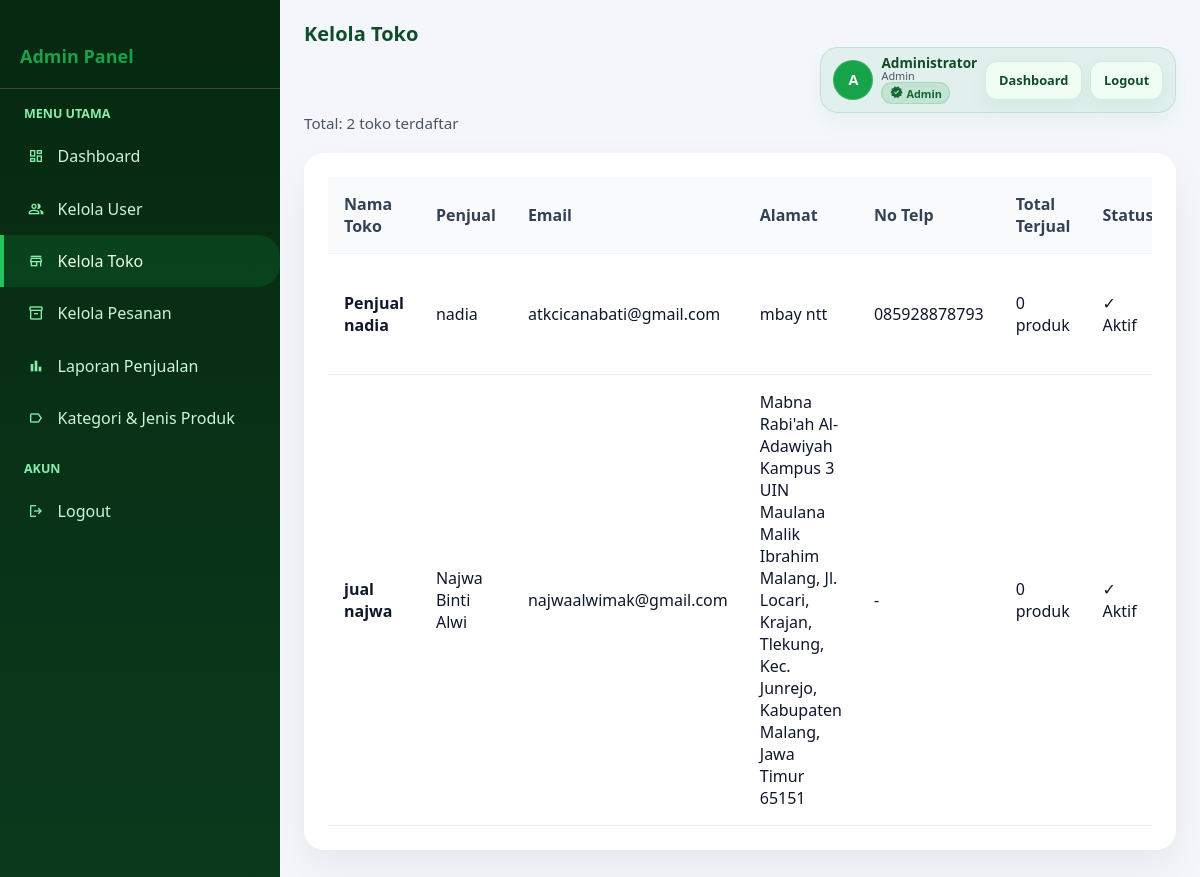
Screenshot of /admin/toko.php (signed in) with the database file from the repository.
### tables this page shows
CREATE TABLE `toko` (
  `id` int(10) UNSIGNED NOT NULL,
  `user_id` int(10) UNSIGNED NOT NULL,
  `nama_toko` varchar(150) NOT NULL,
  `deskripsi` text DEFAULT NULL,
  `foto_toko` varchar(255) DEFAULT NULL,
  `bank_nama` varchar(100) DEFAULT NULL,
  `no_rekening` varchar(50) DEFAULT NULL,
  `nama_rekening` varchar(150) DEFAULT NULL,
  `total_terjual` int(10) UNSIGNED NOT NULL DEFAULT 0,
  `is_active` tinyint(1) NOT NULL DEFAULT 1,
  `created_at` datetime NOT NULL DEFAULT current_timestamp(),
  `updated_at` datetime NOT NULL DEFAULT current_timestamp() ON UPDATE current_timestamp()
);

CREATE TABLE `users` (
  `id` int(10) UNSIGNED NOT NULL,
  `nama` varchar(150) NOT NULL,
  `angkatan` varchar(30) NOT NULL COMMENT 'Contoh: 2020, 2021, Alumni',
  `jenis_keanggotaan` enum('penjual','bukan_penjual') NOT NULL,
  `alamat` text NOT NULL,
  `no_telp` varchar(30) DEFAULT NULL COMMENT 'Nomor telepon pengguna',
  `email` varchar(150) NOT NULL,
  `password` varchar(255) NOT NULL COMMENT 'Bcrypt hash',
  `role` enum('admin','penjual','pembeli') NOT NULL DEFAULT 'pembeli',
  `is_active` tinyint(1) NOT NULL DEFAULT 1,
  `created_at` datetime NOT NULL DEFAULT current_timestamp(),
  `updated_at` datetime NOT NULL DEFAULT current_timestamp() ON UPDATE current_timestamp()
);

### admin/toko.php (the view, shortened to what this page needs)
<?php
include '../Koneksi.php';
$query = "
    SELECT t.*, u.nama as penjual, u.email, u.alamat, u.no_telp, u.angkatan
    FROM toko t
    JOIN users u ON t.user_id = u.id
    ORDER BY t.created_at DESC
";
$toko = mysqli_query($koneksi, $query);
$total = mysqli_num_rows($toko);
?>
<!DOCTYPE html>
<html>
<head>
    <link rel="stylesheet" href="../admin/Style.css">
</head>
<body>
<div class="wrapper">
    <div class="sidebar">
        <div style="padding: 20px; border-bottom: 1px solid #444;">
            <h3 style="color: #16a34a; font-size: 18px;">Admin Panel</h3>
        </div>
        <ul class="sidebar-menu">
            <li class="sidebar-title">Menu Utama</li>
            <li><a href="index.php"><span class="material-symbols-outlined icon">dashboard</span> Dashboard</a></li>
            <li><a href="users.php"><span class="material-symbols-outlined icon">people</span> Kelola User</a></li>
            <li><a href="toko.php" class="active"><span class="material-symbols-outlined icon">store</span> Kelola Toko</a></li>
            <li><a href="pesanan.php"><span class="material-symbols-outlined icon">inventory_2</span> Kelola Pesanan</a></li>
            <li><a href="laporan_penjualan.php"><span class="material-symbols-outlined icon">bar_chart</span> Laporan Penjualan</a></li>
            <li><a href="kelola_kategori.php"><span class="material-symbols-outlined icon">label</span> Kategori & Jenis Produk</a></li>
            <li class="sidebar-title">Akun</li>
            <li><a href="../auth/logout.php"><span class="material-symbols-outlined icon">logout</span> Logout</a></li>
        </ul>
    </div>
    <div class="main-content">
        <div class="navbar">
            <div class="navbar-brand">Kelola Toko</div>
            <div class="navbar-right">
                <div class="navbar-user">
                    <div class="avatar">
                        <?php if (!empty($_SESSION['avatar']) && file_exists(__DIR__ . '/../uploads/' . $_SESSION['avatar'])): ?>
                            <img src="../uploads/<?php echo htmlspecialchars($_SESSION['avatar']); ?>" alt="avatar">
                        <?php else: ?>
                            <span class="avatar-initials"><?php echo strtoupper(substr(trim($_SESSION['nama'] ?? 'A'),0,1)); ?></span>
                        <?php endif; ?>
                    </div>
                    <div class="user-info">
                        <div class="user-name"><?php echo htmlspecialchars($_SESSION['nama'] ?? 'Admin'); ?></div>
                        <div class="user-role"><span class="badge <?php echo 'badge-' . (strtolower($_SESSION['role'] ?? 'admin')); ?>"><?php echo htmlspecialchars(ucfirst($_SESSION['role'] ?? 'Admin')); ?></span></div>
                    </div>
                    <div class="navbar-links">
                        <a href="index.php" class="btn btn-sm">Dashboard</a>
                        <a href="../auth/logout.php" class="btn btn-danger btn-sm">Logout</a>
                    </div>
                </div>
            </div>
        </div>
        <p class="page-subtitle">Total: <?php echo $total; ?> toko terdaftar</p>
        <div class="card">
            <div style="overflow-x: auto;">
                <table class="table">
                    <thead>
                        <tr>
                            <th>Nama Toko</th>
                            <th>Penjual</th>
                            <th>Email</th>
                            <th>Alamat</th>
                            <th>No Telp</th>
                            <th>Total Terjual</th>
                            <th>Status</th>
                        </tr>
                    </thead>
                    <tbody>
                        <?php while ($row = mysqli_fetch_assoc($toko)) { ?>
                            <tr>
                                <td><strong><?php echo htmlspecialchars($row['nama_toko']); ?></strong></td>
                                <td><?php echo htmlspecialchars($row['penjual']); ?></td>
                                <td><?php echo htmlspecialchars($row['email']); ?></td>
                                <td><?php echo htmlspecialchars($row['alamat'] ?? '-'); ?></td>
                                <td><?php echo htmlspecialchars($row['no_telp'] ?? ($row['telp'] ?? '-')); ?></td>
                                <td><?php echo (int)($row['total_terjual'] ?? 0); ?> produk</td>
                                <td><?php echo $row['is_active'] ? '✓ Aktif' : '✗ Nonaktif'; ?></td>
                            </tr>
                        <?php } ?>
                    </tbody>
                </table>
            </div>
        </div>
    </div>
</div>
</body>
</html>

### rows the page displays
toko: nama_toko "Penjual nadia", user.nama "nadia", user.email "atkcicanabati@gmail.com", user.alamat "mbay ntt", user.no_telp "085928878793", total_terjual "0", is_active "✓ Aktif"
toko: nama_toko "jual najwa", user.nama "Najwa Binti Alwi", user.email "najwaalwimak@gmail.com", user.alamat "Mabna Rabi'ah Al-Adawiyah Kampus 3 UIN Maulana Malik Ibrahim Malang, Jl. Locari, Krajan, Tlekung, Kec. Junrejo, Kabupaten Malang, Jawa Timur 65151", user.no_telp "-", total_terjual "0", is_active "✓ Aktif"

### other values shown
substr(trim($_SESSION['nama'] ?? 'A'),0,1) "A"
$_SESSION['nama'] "Administrator"
$_SESSION['role'] "Admin"
$total "2"
